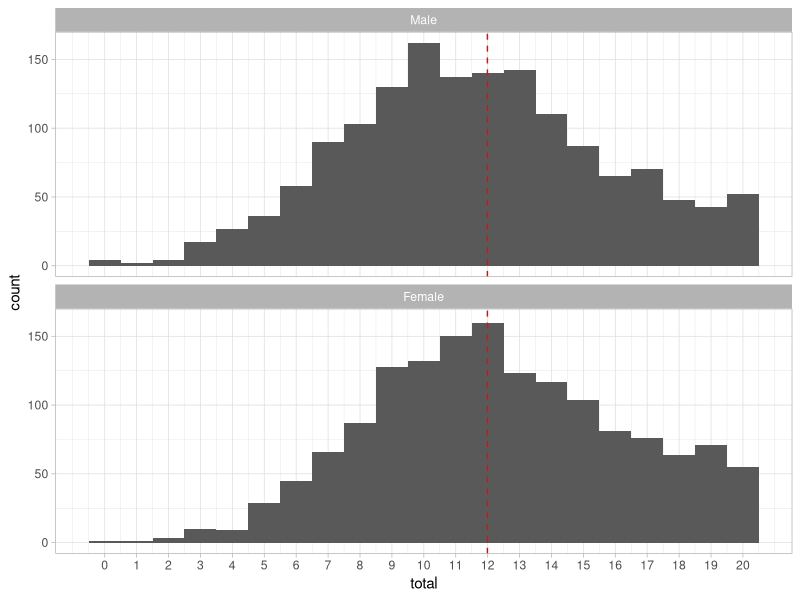
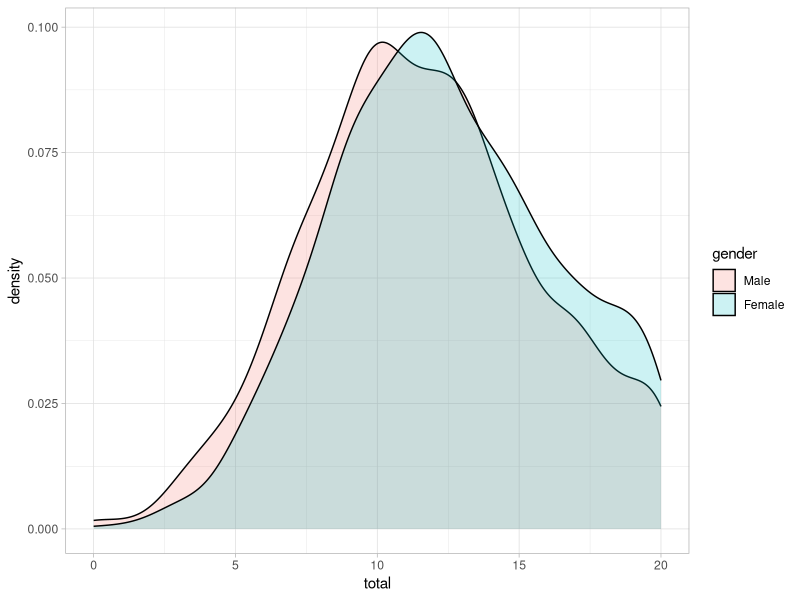

Write R code to recreate these figures, in order.
## ---- chunk 1
#| label: setup
#| include: true
rm(list=ls())
library(tidyverse)
# load in the dataset
responses <- read_csv('data/responses.csv')
## ---- chunk 2

# What class of variable is gender in the dataset?
print(class(responses$gender))

## ---- chunk 3
# List all the permutations of gender in the dataset
print(unique(responses$gender))
## ---- chunk 4
responses <- responses %>% 
  mutate_at(vars(gender), factor, levels=c('M','F'),labels=c('Male','Female'))
## ---- chunk 5
#| label: proportions
#| include: true
knitr::kable(responses %>%
  group_by(gender) %>%
  summarise(n = n()) %>%
  mutate(freq = n / sum(n)), digits = 2)
## ---- chunk 6
# Remove the missing data for simplicity
responses <- responses %>% drop_na(gender)
## ---- chunk 7

#| label: fig-histogram
#| fig-cap: Histogram of scores
#| width: 6
#| height: 4
#| include: true
responses <- responses %>% mutate(total = rowSums(pick(ends_with("_score")), na.rm = TRUE))
ggplot (responses, aes(x = total)) +
  geom_histogram(bins = 21) +
  scale_x_continuous(breaks = seq(0, 20, 1)) +
  # add a vertical line at the mean
    geom_vline(xintercept = mean(responses$total), linetype = "dashed", color = "red") +
    facet_wrap(~gender, ncol = 1) +
    # add the light theme
    theme_light() 

ggplot (responses, aes(x = total, fill=gender)) +
  geom_density(alpha=0.2) +
  scale_x_continuous() +
  # add a vertical line at the mean
    # add the light theme
  theme_light() 

